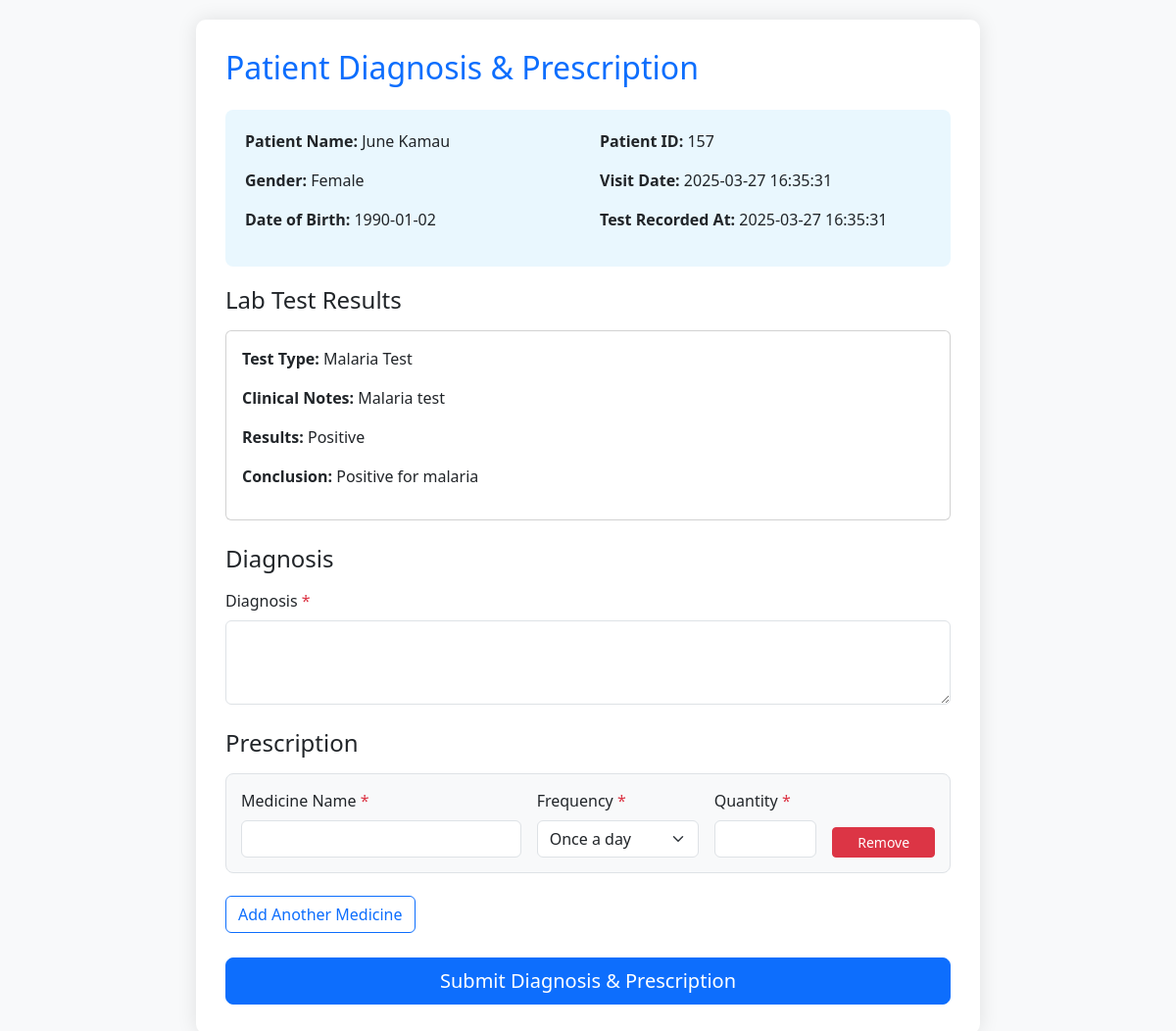
The page /diagnose.php?request_id=29 (signed in) on the database its author committed.
### tables this page shows
CREATE TABLE `lab_results` (
  `Test_Result_ID` int(11) NOT NULL,
  `Test_Request_ID` int(11) NOT NULL,
  `PatientName` varchar(255) NOT NULL,
  `Test_Type` varchar(255) NOT NULL,
  `Clinical_Notes` text NOT NULL,
  `Results` text NOT NULL,
  `Conclusion` text NOT NULL,
  `CreatedAt` timestamp NOT NULL DEFAULT current_timestamp()
);

CREATE TABLE `patients` (
  `PatientID` int(11) NOT NULL,
  `FirstName` varchar(100) NOT NULL,
  `MiddleName` varchar(100) NOT NULL,
  `LastName` varchar(100) NOT NULL,
  `DateOfBirth` date NOT NULL,
  `Gender` enum('Male','Female','Other') NOT NULL,
  `PhoneNumber` varchar(15) NOT NULL,
  `Address` text NOT NULL,
  `Email` varchar(255) DEFAULT NULL,
  `NOKFname` varchar(100) NOT NULL,
  `NOKMname` varchar(100) NOT NULL,
  `NOKLname` varchar(100) NOT NULL,
  `Relationship` varchar(100) NOT NULL,
  `NOKContact` varchar(15) NOT NULL,
  `CreatedAt` timestamp NOT NULL DEFAULT current_timestamp()
);

CREATE TABLE `visits` (
  `VisitID` int(11) NOT NULL,
  `PatientID` varchar(10) NOT NULL,
  `A_Id` varchar(100) DEFAULT 'Null',
  `CreatedAt` timestamp NOT NULL DEFAULT current_timestamp(),
  `Status` varchar(20) DEFAULT 'Pending'
);

### diagnose.php (the view, shortened to what this page needs)
<?php
$servername = "localhost";
$username = "root";
$password = "";
$dbname = "jamii-hms";
$conn = new mysqli($servername, $username, $password, $dbname);
$testRequestId = filter_input(INPUT_GET, 'request_id', FILTER_VALIDATE_INT);
try {
    $sql = "SELECT
                lr.Test_Result_ID,
                lr.Results,
                lr.Test_Type,
                lr.Clinical_Notes,
                lr.Conclusion,
                lr.CreatedAt,
                lq.VisitId,
                t.TriageID,
                CONCAT(p.FirstName, ' ', p.LastName) AS FullName,
                p.Gender,
                p.PatientID,
                p.DateOfBirth,
                v.CreatedAt
            FROM lab_results lr
            INNER JOIN lab_requests lq ON lr.Test_Request_ID = lq.Test_Request_ID
            INNER JOIN visits v ON lq.VisitId = v.VisitID
            LEFT JOIN triage t ON t.VisitId = v.VisitID
            INNER JOIN patients p ON v.PatientId = p.PatientID
            WHERE lr.Test_Request_ID = ?";
    $stmt = $conn->prepare($sql);
    $stmt->bind_param("i", $testRequestId);
    $stmt->execute();
    $result = $stmt->get_result();
    $patientData = $result->fetch_assoc();
} catch (Exception $e) {
    die("Error: " . $e->getMessage());
}
?>
<!DOCTYPE html>
<html lang="en">
<head>
    <link href="https://cdn.jsdelivr.net/npm/bootstrap@5.3.0/dist/css/bootstrap.min.css" rel="stylesheet">
</head>
<body>
    <div class="container">
        <h2 class="mb-4 text-primary">Patient Diagnosis & Prescription</h2>
        <div class="patient-header">
            <div class="row">
                <div class="col-md-6">
                    <p><strong>Patient Name:</strong> <?= htmlspecialchars($patientData['FullName']) ?></p>
                    <p><strong>Gender:</strong> <?= htmlspecialchars($patientData['Gender']) ?></p>
                    <p><strong>Date of Birth:</strong> <?= htmlspecialchars($patientData['DateOfBirth']) ?></p>
                </div>
                <div class="col-md-6">
                    <p><strong>Patient ID:</strong> <?= htmlspecialchars($patientData['PatientID']) ?></p>
                    <p><strong>Visit Date:</strong> <?= htmlspecialchars($patientData['CreatedAt']) ?></p>
                    <p><strong>Test Recorded At:</strong> <?= htmlspecialchars($patientData['CreatedAt']) ?></p>
                </div>
            </div>
        </div>
        <div class="form-section">
            <h4 class="mb-3">Lab Test Results</h4>
            <div class="card mb-3">
                <div class="card-body">
                    <p><strong>Test Type:</strong> <?= nl2br(htmlspecialchars($patientData['Test_Type'])) ?></p>
                    <p><strong>Clinical Notes:</strong> <?= nl2br(htmlspecialchars($patientData['Clinical_Notes'])) ?></p>
                    <p><strong>Results:</strong> <?= nl2br(htmlspecialchars($patientData['Results'])) ?></p>
                    <p><strong>Conclusion:</strong> <?= nl2br(htmlspecialchars($patientData['Conclusion'])) ?></p>
                </div>
            </div>
        </div>
        <form id="prescription-form" action="process_prescription2.php" method="POST">
            <div class="form-section">
                <h4 class="mb-3">Diagnosis</h4>
                <div class="mb-3">
                    <label for="diagnosis" class="form-label required-field">Diagnosis</label>
                    <textarea class="form-control" id="diagnosis" name="diagnosis" rows="3" required></textarea>
                </div>
            </div>
            <div class="form-section">
                <h4 class="mb-3">Prescription</h4>
                <div id="medicine-list">
                    <div class="medicine-entry">
                        <div class="row g-3">
                            <div class="col-md-5">
                                <label class="form-label required-field">Medicine Name</label>
                                <input type="text" class="form-control medicine" name="medicine[]" required>
                            </div>
                            <div class="col-md-3">
                                <label class="form-label required-field">Frequency</label>
                                <select class="form-select" name="frequency[]">
                                    <option value="Once a day">Once a day</option>
                                </select>
                            </div>
                            <div class="col-md-2">
                                <label class="form-label required-field">Quantity</label>
                                <input type="number" class="form-control quantity" name="quantity[]" required>
                            </div>
                            <div class="col-md-2 d-flex align-items-end">
                                <button type="button" class="btn btn-danger btn-sm w-100 remove-medicine" onclick="removeMedicine(this)">Remove</button>
                            </div>
                        </div>
                    </div>
                </div>
                <button type="button" id="add-medicine" class="btn btn-outline-primary mt-2" onclick="addMedicine()">
                    Add Another Medicine
                </button>
            </div>
            <div class="d-grid gap-2 mt-4">
                <button type="submit" class="btn btn-primary btn-lg">
                    Submit Diagnosis & Prescription
                </button>
            </div>
        </form>
    </div>
</body>
</html>

### diagnose.php (style rules this page uses)
body { font-family: 'Segoe UI', Tahoma, Geneva, Verdana, sans-serif; background-color: #f8f9fa; padding-top: 20px; }
.container { max-width: 800px; background: white; border-radius: 10px; box-shadow: 0 0 20px rgba(0, 0, 0, 0.1); padding: 30px; margin-bottom: 30px; }
.patient-header { background-color: #e9f7fe; padding: 20px; border-radius: 8px; margin-bottom: 20px; }
.medicine-entry { background-color: #f8f9fa; padding: 15px; border-radius: 8px; margin-bottom: 15px; border: 1px solid #dee2e6; }
.form-section { margin-bottom: 25px; }
.required-field::after { content: " *"; color: #dc3545; }

### rows shown on the page
lab_results: patients.Gender "Female", patients.DateOfBirth "1990-01-02", patients.PatientID "157", visits.CreatedAt "2025-03-27 16:35:31", Test_Type "Malaria Test", Clinical_Notes "Malaria test", Results "Positive", Conclusion "Positive for malaria"

### other values the page prints
$patientData['FullName'] "June Kamau"
